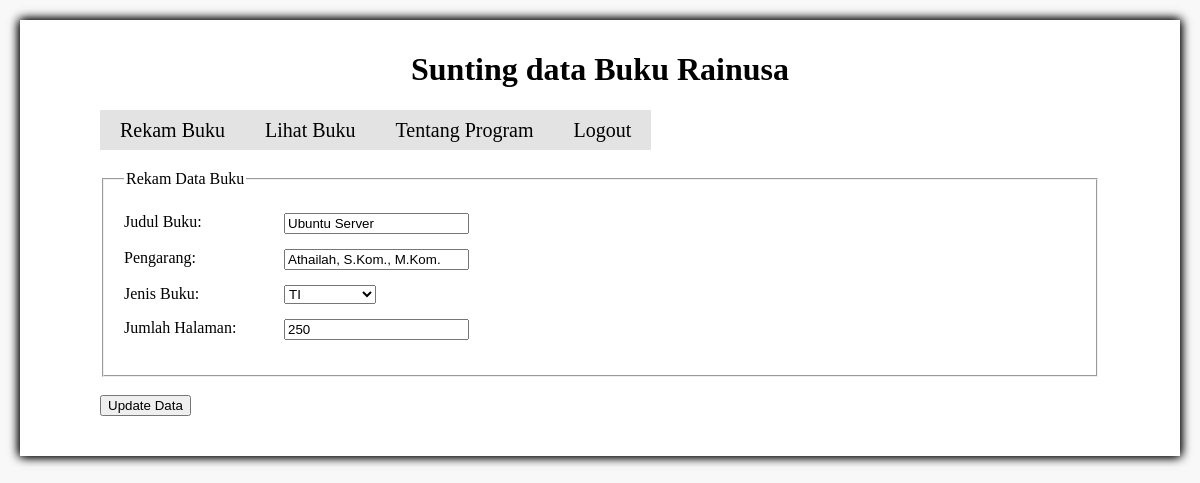
Screenshot of /project_akhir/edit.php?id=3 with the database file from the repository.
### tables this page shows
CREATE TABLE `buku` (
  `id` int(11) NOT NULL AUTO_INCREMENT,
  `judul` varchar(100) NOT NULL,
  `pengarang` varchar(100) NOT NULL,
  `jenis` varchar(100) NOT NULL,
  `jumhal` int(11) NOT NULL,
  `cover` varchar(255) DEFAULT NULL,
  PRIMARY KEY (`id`)
);

### project_akhir/edit.php (the view, shortened to what this page needs)
<?php
    $id = $_GET['id'];
    include('koneksi.php');
    $sql = "SELECT * FROM buku WHERE id=$id";
    $hasil_query = mysqli_query($konek, $sql);
    while($data = mysqli_fetch_assoc($hasil_query)){
?>
<!DOCTYPE html>
<html lang="en">
<head>
    <link rel="stylesheet" href="style.css">
</head>
<body>
    <div class="container">
        <h1>Sunting data Buku Rainusa</h1>
        <?php include('menu.php') ?>
        <form action="update.php" method="post" enctype="multipart/form-data">
         <fieldset>
             <legend>Rekam Data Buku</legend>
             <p>
                <label for="judul">Judul Buku:</label>
                <input type="text" name="judul" id="judul" value="<?php echo $data['judul'];?>">
             </p>
             <p>
                <label for="pengarang">Pengarang:</label>
                <input type="text" name="pengarang" id="pengarang" value="<?php echo $data['pengarang'];?>">
             </p>
             <p>
                <label for="tipe">Jenis Buku:</label>
                <select name="tipe" id="tipe">
                    <option value="<?php echo $data['jenis'];?>" selected><?php echo $data['jenis'];?></option>
                </select>
             </p>
             <p>
                <label for="jum_hal">Jumlah Halaman:</label>
                <input type="text" name="jum_hal" id="jum_hal" value="<?php echo $data['jumhal'];?>">
             </p>
         </fieldset>
         <?php }; ?>
         <br>
         <input type="submit" name="submit" value="Update Data">
        </form>
    </div>
</body>
</html>

### project_akhir/menu.php
<nav>
    <ul>
        <li><a href="index.php">Rekam Buku</a></li>
        <li><a href="lihat.php">Lihat Buku</a></li>
        <li><a href="tentang.php">Tentang Program</a></li>
        <li><a href="Logout.php">Logout <?php echo $_SESSION['name']; ?></a></li>
    </ul>
</nav>

### project_akhir/style.css (style rules this page uses)
body { background-color: #F8F8F8; }
div.container { width: 350px; padding: 10px 80px 30px; background-color: white; margin: 20px auto; box-shadow: 1px 0px 10px, -1px 0px 10px ; }
h1 { text-align: center; font-family: Cambria, "Times New Roman", serif; }
p { margin: 5px 0; }
fieldset { padding: 20px; }
input, select, textarea { margin-bottom: 10px; }
label { width: 150px; float: left; margin-right: 10px; }
ul { padding: 0; margin: 20px 0; list-style:none; overflow:hidden; }
nav li a { float: left; background-color: #E3E3E3; color: black; text-decoration: none; font-size: 20px; height:30px; line-height: 30px; padding: 5px 20px }

### project_akhir/edit.php (style rules this page uses)
div.container { width: 1000px; padding: 10px 80px 30px; background-color: white; margin: 20px auto; box-shadow: 1px 0px 10px, -1px 0px 10px ; }

### rows the page displays
buku: judul "Ubuntu Server", pengarang "Athailah, S.Kom., M.Kom.", tipe "TI", jum_hal "250"
